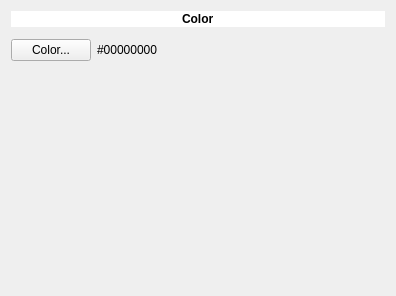
<?xml version="1.0" encoding="UTF-8"?>
<ui version="4.0">
 <class>ColorProducerWidget</class>
 <widget class="QWidget" name="ColorProducerWidget">
  <property name="geometry">
   <rect>
    <x>0</x>
    <y>0</y>
    <width>396</width>
    <height>296</height>
   </rect>
  </property>
  <property name="windowTitle">
   <string>Form</string>
  </property>
  <layout class="QVBoxLayout" name="verticalLayout">
   <item>
    <widget class="QLineEdit" name="lineEdit">
     <property name="styleSheet">
      <string notr="true">font-weight: bold;</string>
     </property>
     <property name="text">
      <string>Color</string>
     </property>
     <property name="frame">
      <bool>false</bool>
     </property>
     <property name="alignment">
      <set>Qt::AlignCenter</set>
     </property>
    </widget>
   </item>
   <item>
    <widget class="ServicePresetWidget" name="preset" native="true"/>
   </item>
   <item>
    <layout class="QHBoxLayout" name="horizontalLayout_2">
     <item>
      <widget class="QPushButton" name="colorButton">
       <property name="text">
        <string>Color...</string>
       </property>
      </widget>
     </item>
     <item>
      <widget class="QLabel" name="colorLabel">
       <property name="sizePolicy">
        <sizepolicy hsizetype="MinimumExpanding" vsizetype="Preferred">
         <horstretch>0</horstretch>
         <verstretch>0</verstretch>
        </sizepolicy>
       </property>
       <property name="text">
        <string>#00000000</string>
       </property>
       <property name="textInteractionFlags">
        <set>Qt::LinksAccessibleByMouse|Qt::TextSelectableByKeyboard|Qt::TextSelectableByMouse</set>
       </property>
      </widget>
     </item>
     <item>
      <spacer name="horizontalSpacer_8">
       <property name="orientation">
        <enum>Qt::Horizontal</enum>
       </property>
       <property name="sizeHint" stdset="0">
        <size>
         <width>40</width>
         <height>20</height>
        </size>
       </property>
      </spacer>
     </item>
    </layout>
   </item>
   <item>
    <spacer name="verticalSpacer">
     <property name="orientation">
      <enum>Qt::Vertical</enum>
     </property>
     <property name="sizeHint" stdset="0">
      <size>
       <width>20</width>
       <height>40</height>
      </size>
     </property>
    </spacer>
   </item>
  </layout>
 </widget>
 <customwidgets>
  <customwidget>
   <class>ServicePresetWidget</class>
   <extends>QWidget</extends>
   <header>widgets/servicepresetwidget.h</header>
   <container>1</container>
  </customwidget>
 </customwidgets>
 <tabstops>
  <tabstop>colorButton</tabstop>
  <tabstop>lineEdit</tabstop>
 </tabstops>
 <resources/>
 <connections/>
</ui>
